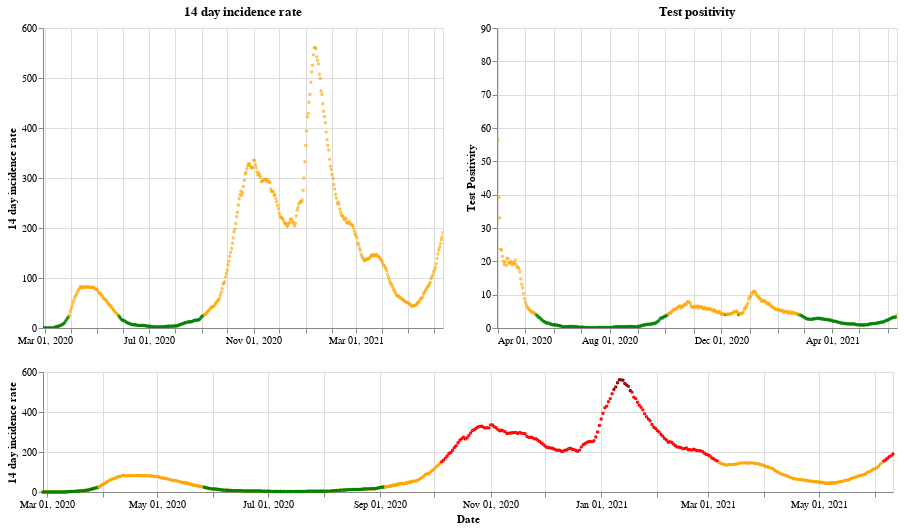

This figure's notebook cell:
### Markdown cell above
## Scotland

### Code cell
plot_traffic_light('Scotland')

### Figure 1 — Vega-Lite specification as saved in the notebook (floating-point values rounded to 4 significant figures; data arrays with more than 128 entries replaced by an {"elided": "..."} marker saying what was removed)
{"config": {"view": {"continuousWidth": 400, "continuousHeight": 300}}, "vconcat": [{"hconcat": [{"mark": {"type": "point", "size": 2}, "encoding": {"color": {"condition": {"value": "green", "test": "(datum.twoWeeklyCasesRate <= 25)"}, "value": "orange"}, "tooltip": [{"type": "nominal", "field": "areaName"}, {"type": "temporal", "field": "date"}, {"type": "quantitative", "field": "twoWeeklyCasesRate"}, {"type": "quantitative", "field": "testPositivity"}], "x": {"type": "temporal", "axis": {"title": ""}, "field": "date", "scale": {"domain": {"selection": "DateBrush"}}, "timeUnit": "yearmonthdate"}, "y": {"type": "quantitative", "axis": {"title": "14 day incidence rate"}, "field": "twoWeeklyCasesRate"}}, "title": "14 day incidence rate", "width": 400}, {"mark": {"type": "point", "size": 2}, "encoding": {"color": {"condition": {"value": "green", "test": "(datum.testPositivity <= 4)"}, "value": "orange"}, "tooltip": [{"type": "nominal", "field": "areaName"}, {"type": "temporal", "field": "date"}, {"type": "quantitative", "field": "twoWeeklyCasesRate"}, {"type": "quantitative", "field": "testPositivity"}], "x": {"type": "temporal", "axis": {"title": ""}, "field": "date", "scale": {"domain": {"selection": "DateBrush"}}, "timeUnit": "yearmonthdate"}, "y": {"type": "quantitative", "axis": {"title": "Test Positivity"}, "field": "testPositivity"}}, "title": "Test positivity", "width": 400}]}, {"layer": [{"mark": {"type": "point", "size": 2}, "encoding": {"color": {"condition": {"value": "orange", "test": "((50 && datum.twoWeeklyCasesRate) < 150)"}, "value": "red"}, "opacity": {"condition": {"value": 1, "test": "((50 && datum.twoWeeklyCasesRate) < 500)"}, "value": 0}, "tooltip": [{"type": "nominal", "field": "areaName"}, {"type": "temporal", "field": "date"}, {"type": "quantitative", "field": "twoWeeklyCasesRate"}, {"type": "quantitative", "field": "testPositivity"}], "x": {"type": "temporal", "axis": {"title": "Date"}, "field": "date", "timeUnit": "yearmonthdate"}, "y": {"type": "quantitative", "axis": {"title": "14 day incidence rate"}, "field": "twoWeeklyCasesRate"}}, "selection": {"DateBrush": {"type": "interval", "encodings": ["x"], "fields": ["Time"]}}, "width": 850}, {"mark": {"type": "point", "size": 2}, "encoding": {"color": {"value": "darkred"}, "opacity": {"condition": {"value": 1, "test": "(datum.twoWeeklyCasesRate >= 500)"}, "value": 0}, "tooltip": [{"type": "nominal", "field": "areaName"}, {"type": "temporal", "field": "date"}, {"type": "quantitative", "field": "twoWeeklyCasesRate"}, {"type": "quantitative", "field": "testPositivity"}], "x": {"type": "temporal", "axis": {"title": "Date"}, "field": "date", "timeUnit": "yearmonthdate"}, "y": {"type": "quantitative", "axis": {"title": "14 day incidence rate"}, "field": "twoWeeklyCasesRate"}}, "width": 400}, {"mark": {"type": "point", "size": 2}, "encoding": {"color": {"condition": {"value": "green", "test": "((4 && datum.twoWeeklyCasesRate) < 25)"}, "value": "orange"}, "opacity": {"condition": {"value": 1, "test": "(datum.twoWeeklyCasesRate < 50)"}, "value": 0}, "tooltip": [{"type": "nominal", "field": "areaName"}, {"type": "temporal", "field": "date"}, {"type": "quantitative", "field": "twoWeeklyCasesRate"}, {"type": "quantitative", "field": "testPositivity"}], "x": {"type": "temporal", "axis": {"title": "Date"}, "field": "date", "timeUnit": "yearmonthdate"}, "y": {"type": "quantitative", "axis": {"title": "14 day incidence rate"}, "field": "twoWeeklyCasesRate"}}, "width": 400}], "height": 120, "width": 800}], "data": {"name": "data-9a36a8861b633ba00d086a3121dfb571"}, "$schema": "https://vega.github.io/schema/vega-lite/v4.8.1.json", "datasets": {"data-9a36a8861b633ba00d086a3121dfb571": {"elided": "470 records"}}}
